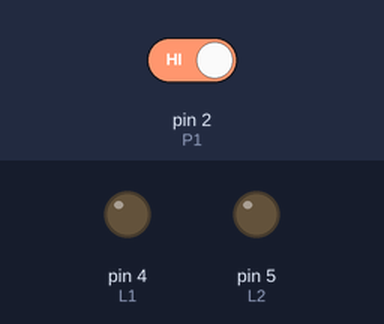
The sketch below on a simulated Arduino Uno, built with avr-gcc and run on an emulated ATmega328P. Shown: output pins drawn as LEDs (lit = HIGH). The inputs (shaded band) are chosen by the test bench; at power-on: pin 2 (P1) HIGH.

Above: at 1.2 s.
1.3 s: pin 2 (P1) driven LOW
At 1.8 s:
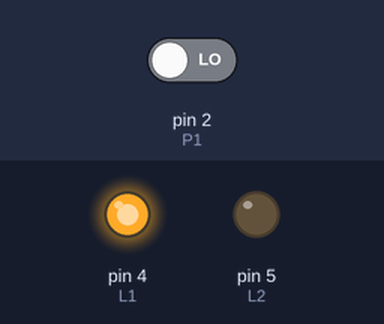
At 3.1 s:
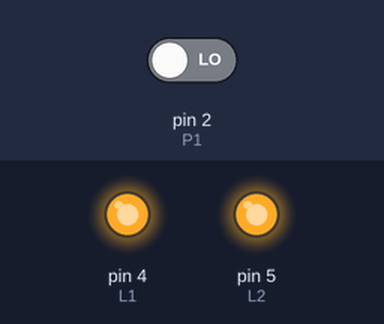
4.3 s: pin 2 (P1) driven HIGH
At 5.3 s:
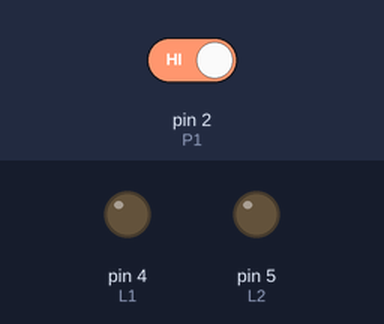
Timing chart, 0 to 7.3 s (numbered marks = the images above; inputs shaded):
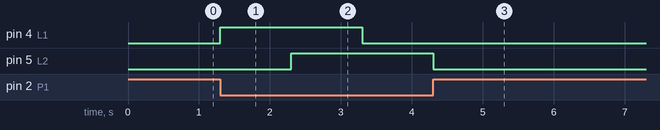

Measured:
- after the input at 1.3 s, pin 4 (L1): LOW → HIGH at once, → LOW 2.0 s later; pin 5 (L2): LOW → HIGH after 1.0 s
- after the input at 4.3 s, pin 4 (L1): stops changing and stays LOW; pin 5 (L2): goes on until 4.3 s, then stays LOW

The sketch:

Petite_sequence_L1-L2.ino
```cpp
//Petite_sequence_L1_L2.ino
#define L1 4
#define Led1On digitalWrite (L1,1);//Allume
#define Led1Off digitalWrite (L1,0);//Eteint
#define L2 5
#define Led2On digitalWrite (L2,1);//Allume
#define Led2Off digitalWrite (L2,0);//Eteint
#define P1 2
#define Pous1On (digitalRead (P1)==0)//actif a 0V
#define Pous1Off (digitalRead (P1)==1)//actif a 5V
void setup(){
  pinMode (L1,OUTPUT);
  pinMode (L2,OUTPUT);
  pinMode (P1,INPUT);

}
void loop () {
  if (Pous1On){
  Led1On; delay(1000);  Led1Off;
  Led1On;  Led2On; delay(1000);  Led1Off;  Led2Off;
  Led2On;  delay(1000);  Led2Off;
  }
}
```
